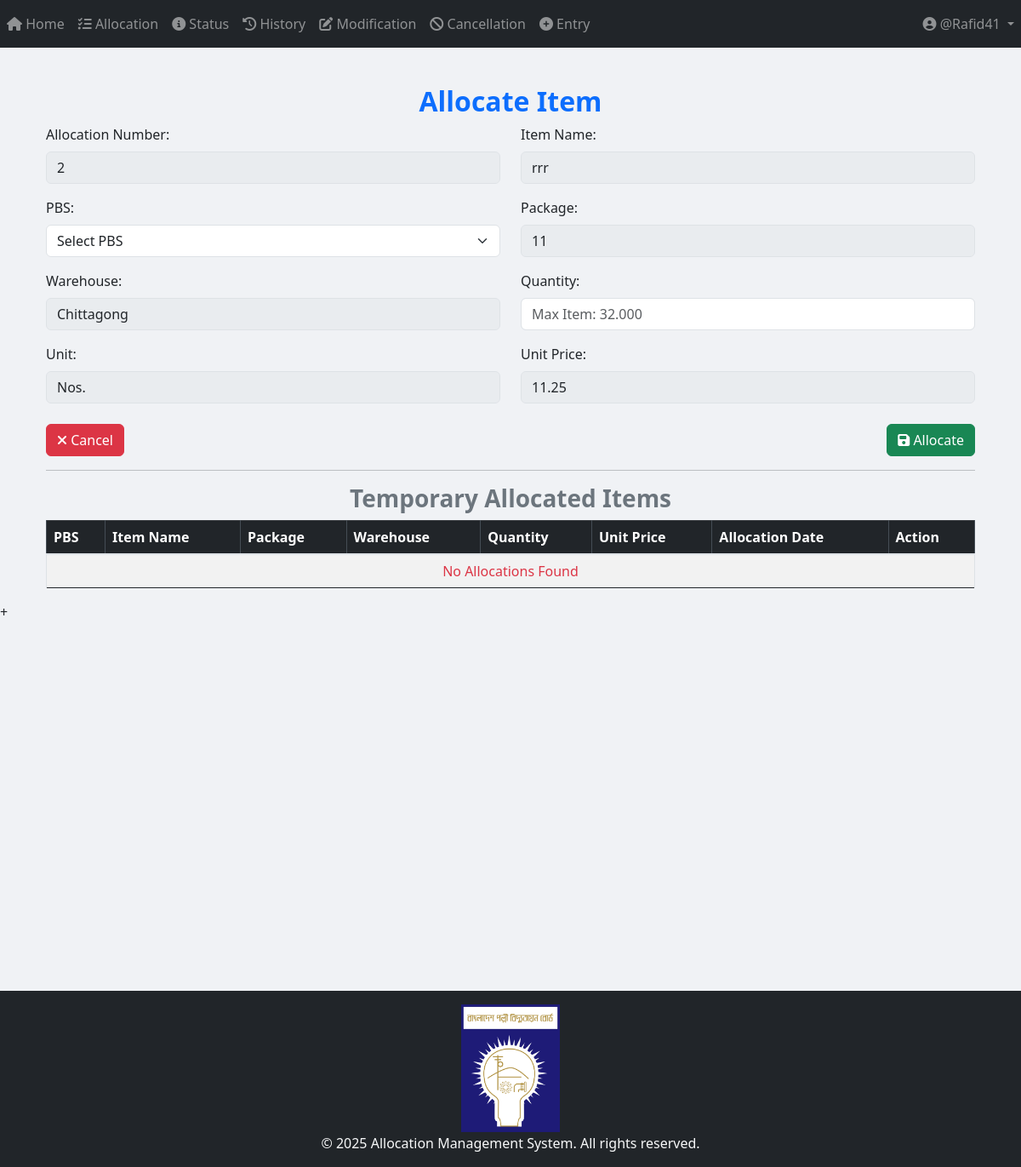
The page /allocation/allocate_item/2/15/ (signed in) on the database as committed earlier.
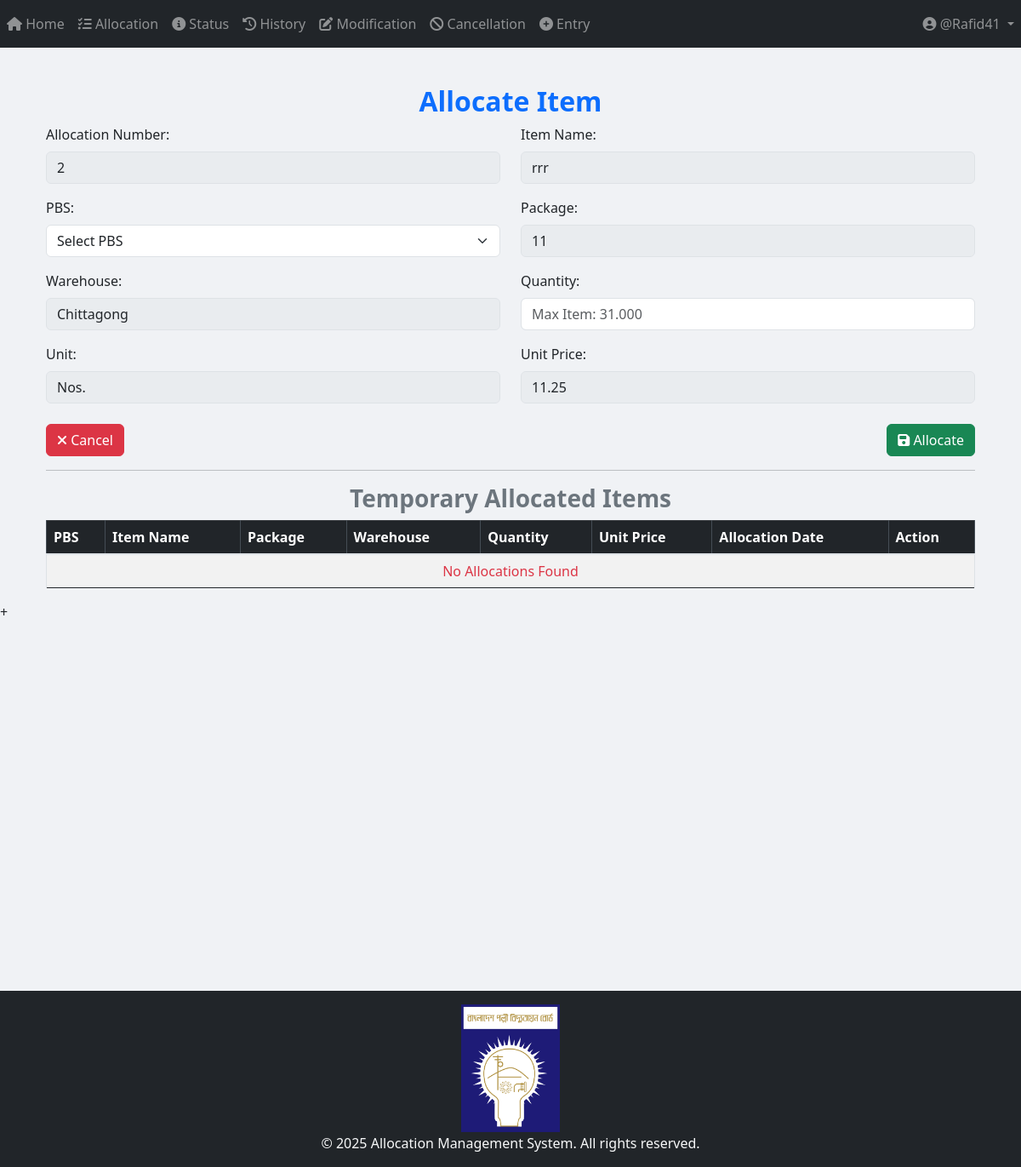
The same page on the database as committed later.
### App_Entry/models.py (models this page shows, shortened)
class Item(models.Model):
    WAREHOUSE_CHOICES = [
        ("Dhaka", "Dhaka"),
        ("Khulna", "Khulna"),
        ("Chittagong", "Chittagong"),
    ]
    UNIT_CHOICES = [
        ("Nos.", "Nos."),
        ("Mtr.", "Mtr."),
        ("Km.", "Km."),
        ("Set.", "Set."),
        ("Pair.", "Pair."),
        ("Kg", "Kg"),
        ("Lot", "Lot"),
        ("Pcs", "Pcs"),
        ("Coil", "Coil"),
        ("Box", "Box"),
        ("Feet", "Feet"),
        ("Liter", "Liter"),
        ("m3", "m3"),
        ("m2", "m2"),
        ("Ream", "Ream"),
        ("Bundle", "Bundle"),
        ("Carton", "Carton"),
    ]
    name = models.CharField(max_length=255)
    description = models.TextField(blank=True, null=True)
    warehouse = models.CharField(
        max_length=50, choices=WAREHOUSE_CHOICES, default="Dhaka"
    )
    unit_of_item = models.CharField(
        max_length=100, choices=UNIT_CHOICES, default="Nos."
    )  # Updated field
    unit_price = models.DecimalField(max_digits=15, decimal_places=2, default=0.00)
    quantity_of_item = models.DecimalField(
        max_digits=20,
        decimal_places=3,
        default=0.00
    )
    package = models.ForeignKey(
        Package,
        on_delete=models.SET_NULL,
        related_name="package_of_item",
        null=True,
    )
    created_at = models.DateTimeField(default=timezone.now)

class Package(models.Model):
    packageId = models.TextField(unique=True)

### App_Allocation/views/Allocation_view.py (the view)
# urls.py: path('allocate_item/<int:allocation_id>/<int:item_id>/', views.allocate_item, name="allocate_item"),
@login_required
def allocate_item(request, allocation_id, item_id):
    item = get_object_or_404(Item, id=item_id)
    allocation_no_obj = get_object_or_404(Allocation_Number, id=allocation_id)
    pbss = PBS.objects.all()
    if request.method == "POST":
        form = TemporaryAllocationForm(request.POST)
        pbs_id = request.POST.get("pbs")
        quantity = request.POST.get("quantity")
        try:
            quantity = Decimal(quantity)   # convert to Decimal
        except (TypeError, ValueError, InvalidOperation):
            messages.error(request, "Invalid quantity entered.")
            return redirect("App_Allocation:allocate_item", allocation_id=allocation_id, item_id=item.id)
        existing_allocations = Temporary_Allocation.objects.filter(
            allocation_no=allocation_no_obj, item_primary_key=item.id
        )
        total_allocated = sum(existing.quantity for existing in existing_allocations)
        if quantity + total_allocated > item.quantity_of_item:
            messages.error(request, "Total allocated quantity exceeds available stock!")
        elif quantity == 0:
            messages.error(request, "Quantity cannot be zero.")
        elif not pbs_id:
            messages.error(request, "Please select a valid PBS before submitting.")
        else:
            allocation = form.save(commit=False)
            allocation.item = item
            allocation.item_primary_key = item.id
            allocation.package = item.package
            allocation.warehouse = item.warehouse
            allocation.price = item.unit_price
            allocation.pbs = get_object_or_404(PBS, id=pbs_id)
            allocation.allocation_no = allocation_no_obj
            allocation.unit_of_item = item.unit_of_item
            allocation.quantity = quantity  # make sure form field aligns
            if item.quantity_of_item >= quantity:
                allocation.save()
                item.quantity_of_item -= quantity
                item.save()
                messages.success(request, "Item allocated successfully!")
            else:
                messages.error(request, "Not enough stock available for allocation.")
            return redirect("App_Allocation:Search_and_Select", allocation_id=allocation_id)
    else:
        form = TemporaryAllocationForm()
    allocations = Temporary_Allocation.objects.filter(allocation_no=allocation_no_obj).order_by("-created_at")
    return render(
        request,
        "App_Allocation/allocate_item.html",
        {
            "form": form,
            "item": item,
            "allocation_no_obj": allocation_no_obj,
            "pbss": pbss,
            "allocations": allocations,
        },
    )

### App_Allocation/forms.py
class TemporaryAllocationForm(forms.ModelForm):
    class Meta:
        model = Temporary_Allocation
        fields = ['allocation_no', 'quantity']

### templates/App_Allocation/allocate_item.html (shortened to what the changed rows need)
{% extends 'base.html' %}
{% load crispy_forms_tags %}
{% load static %}
{% block body_block %}
<div class="container mt-4">
    <h2 class="text-primary text-center"><b>Allocate Item</b></h2>
    <form method="POST">
        <div class="row">
            <div class="col-md-6">
                <label>Item Name:</label>
                <input type="text" class="form-control" value="{{ item.name }}" readonly>
            </div>
        </div>
        <div class="row mt-3">
            <div class="col-md-6">
                <label>Package:</label>
                <input type="text" class="form-control" value="{{ item.package.packageId }}" readonly>
            </div>
        </div>
        <div class="row mt-3">
            <div class="col-md-6">
                <label>Warehouse:</label>
                <input type="text" class="form-control" value="{{ item.warehouse }}" readonly>
            </div>
            <div class="col-md-6">
                <label>Quantity:</label>
                <input type="number" name="quantity" class="form-control" step="0.001" min="0" placeholder="Max Item: {{ item.quantity_of_item }}" required>
            </div>
        </div>
        <div class="row mt-3">
            <div class="col-md-6">
                <label>Unit:</label>
                <input type="text" class="form-control" value="{{ item.unit_of_item }}" readonly>
            </div>
            <div class="col-md-6">
                <label>Unit Price:</label>
                <input type="text" class="form-control" value="{{ item.unit_price }}" readonly>
            </div>
        </div>
    </form>
    <div class="table-responsive" style="max-height: 400px; overflow-y: auto;">
        <table class="table table-bordered table-striped">
            <thead class="table-dark">
                <tr>
                    <th>PBS</th>
                    <th>Item Name</th>
                    <th>Package</th>
                    <th>Warehouse</th>
                    <th>Quantity</th>
                    <th>Unit Price</th>
                    <th>Allocation Date</th>
                    <th>Action</th>
                </tr>
            </thead>
        </table>
    </div>
</div>
{% endblock %}

Rows that differ between the two databases and show on the page:
changed Item "rrr": quantity "Max Item: 32.000" → "Max Item: 31.000"
